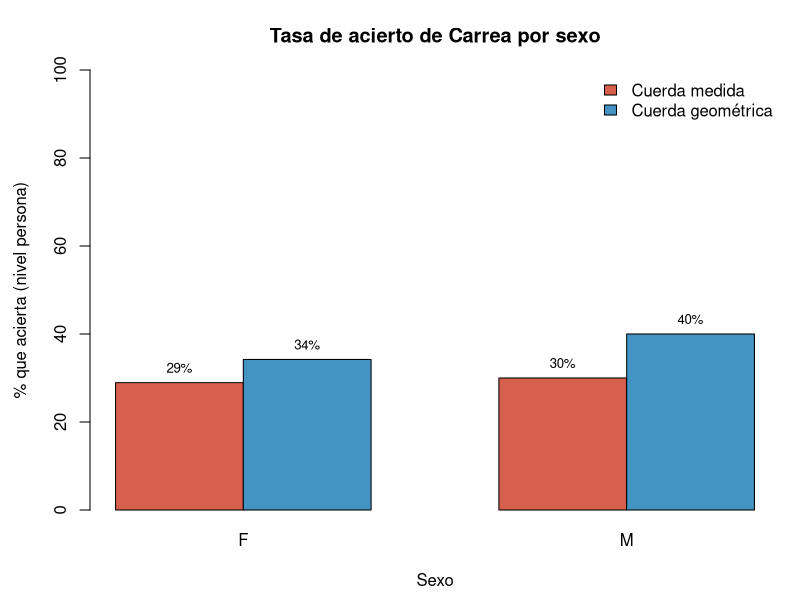
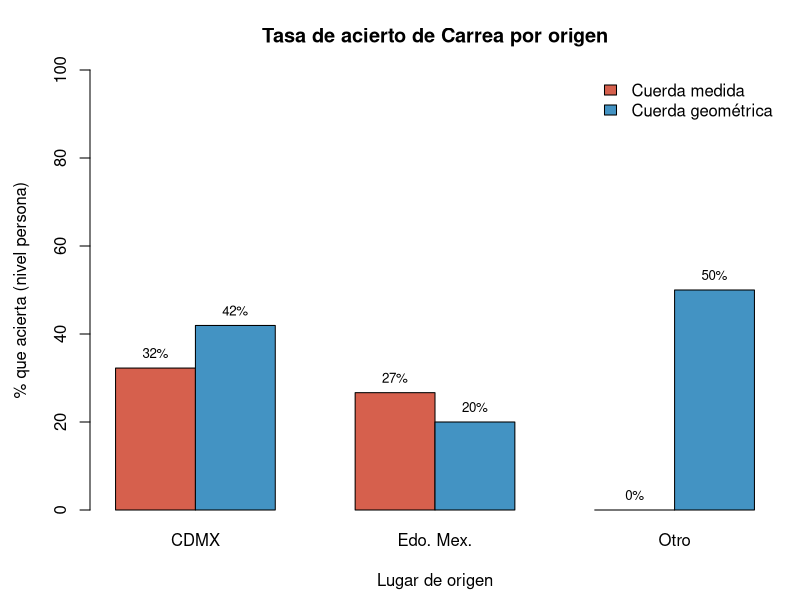
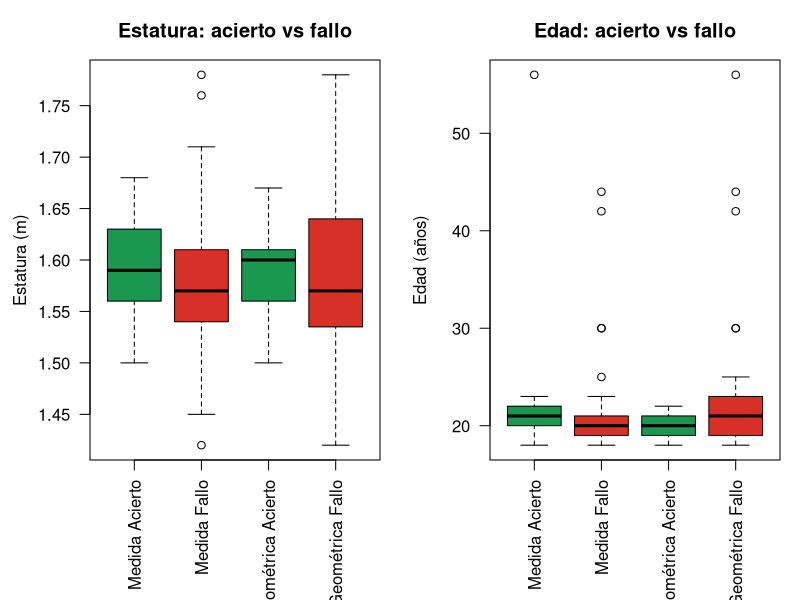

Source code (R) for these figures, in order:
# ================================================================
# Características DEMOGRÁFICAS de aciertos vs fallos del método de Carrea
# ================================================================
# Pregunta: ¿comparten algún rasgo demográfico (sexo, edad, estatura,
# lugar de origen) las personas cuya estimación de Carrea es CORRECTA
# (la estatura real cae dentro de [Tmin, Tmax]) frente a las que no?
#
# Se analizan los DOS modelos: cuerda MEDIDA (acierto_med, modelo original)
# y cuerda GEOMÉTRICA (acierto_geo). Los rangos e indicadores de acierto ya
# vienen materializados en resultados/estimaciones_cuerda_geometrica.csv.
# El análisis se hace por hemiarcada (H3, H4) porque el acierto se define
# por hemiarcada, y a nivel PERSONA (acierto en al menos una hemiarcada).
# ================================================================

library(dplyr)
setwd("C:/Users/ASUS/Documents/Edson/Servicio Social/Repositorio")
est <- read.csv("resultados/estimaciones_cuerda_geometrica.csv",
                stringsAsFactors = FALSE, check.names = FALSE)

dir_fig <- "reporte/figuras"
if (!dir.exists(dir_fig)) dir.create(dir_fig, recursive = TRUE)

# Normalizar el lugar de origen: "CDMX" y "Ciudad de México" son el mismo
# lugar con etiqueta distinta según la fuente.
norm_origen <- function(x) {
  x <- trimws(x)
  dplyr::case_when(
    x %in% c("CDMX", "Ciudad de México") ~ "CDMX",
    x == "Estado de México"              ~ "Edo. Mex.",
    TRUE                                 ~ "Otro"
  )
}

est <- est %>% mutate(origen = norm_origen(Lugar_origen))

# ----------------------------------------------------------------
# Resúmenes y pruebas para un indicador de acierto (columna ok)
# ----------------------------------------------------------------
resumen_demo <- function(d, ok) {
  d %>% mutate(grupo = ifelse(.data[[ok]] == 1, "ACIERTO", "FALLO")) %>%
    group_by(grupo) %>% summarise(
      n            = n(),
      pct_F        = round(mean(Sexo == "F") * 100, 0),
      pct_M        = round(mean(Sexo == "M") * 100, 0),
      edad_media   = round(mean(Edad, na.rm = TRUE), 1),
      edad_sd      = round(sd(Edad,  na.rm = TRUE), 1),
      edad_mediana = median(Edad, na.rm = TRUE),
      estatura_m   = round(mean(Estatura), 3),
      estatura_sd  = round(sd(Estatura), 3),
      pct_CDMX     = round(mean(origen == "CDMX") * 100, 0),
      pct_EdoMex   = round(mean(origen == "Edo. Mex.") * 100, 0),
      pct_Otro     = round(mean(origen == "Otro") * 100, 0),
      .groups = "drop"
    ) %>% as.data.frame()
}

tests_demo <- function(d, ok) {
  d <- d %>% mutate(grupo = ifelse(.data[[ok]] == 1, "ACIERTO", "FALLO"))
  p <- function(expr) tryCatch(suppressWarnings(expr), error = function(e) NA_real_)
  data.frame(
    sexo_fisher_p     = round(p(fisher.test(table(d$grupo, d$Sexo))$p.value), 3),
    origen_fisher_p   = round(p(fisher.test(table(d$grupo, d$origen))$p.value), 3),
    edad_wilcox_p     = round(p(wilcox.test(Edad ~ grupo, data = d)$p.value), 3),
    estatura_wilcox_p = round(p(wilcox.test(Estatura ~ grupo, data = d)$p.value), 3)
  )
}

reporta <- function(d, etq, ok) {
  na <- sum(d[[ok]] == 1); nf <- sum(d[[ok]] == 0)
  cat(sprintf("\n----- %s: %d aciertos vs %d fallos -----\n", etq, na, nf))
  print(resumen_demo(d, ok), row.names = FALSE)
  cat("Pruebas (p-value):\n"); print(tests_demo(d, ok), row.names = FALSE)
}

# ---- nivel PERSONA: acierto si cae en el rango en >=1 hemiarcada ----
persona <- est %>%
  group_by(ID) %>%
  summarise(Sexo = first(Sexo), Edad = first(Edad),
            Estatura = first(Estatura), origen = first(origen),
            acierto_med = as.integer(any(acierto_med == 1)),
            acierto_geo = as.integer(any(acierto_geo == 1)),
            .groups = "drop") %>% as.data.frame()

for (modelo in list(c(ok = "acierto_med", nom = "CUERDA MEDIDA (modelo original)"),
                    c(ok = "acierto_geo", nom = "CUERDA GEOMÉTRICA"))) {
  cat(sprintf("\n================ %s ================\n", modelo["nom"]))
  reporta(est %>% filter(hemiarcada == "H3"), "H3 (31-33)", modelo["ok"])
  reporta(est %>% filter(hemiarcada == "H4"), "H4 (41-43)", modelo["ok"])
  reporta(persona, "PERSONA (>=1 hemiarcada)", modelo["ok"])
}

# ================================================================
# Figuras (nivel persona; comparan cuerda medida vs geométrica)
# ================================================================
COL_MED <- "#D6604D"   # cuerda medida
COL_GEO <- "#4393C3"   # cuerda geométrica

tasa_por <- function(grpvar) {
  rbind(Medida     = tapply(persona$acierto_med, persona[[grpvar]], mean) * 100,
        Geometrica = tapply(persona$acierto_geo, persona[[grpvar]], mean) * 100)
}

# (1) Tasa de acierto por SEXO
# png(file.path(dir_fig, "demo_aciertos_sexo.png"), width = 1000, height = 700, res = 130)
par(mar = c(4.5, 4.5, 3.5, 1))
m <- tasa_por("Sexo")
bp <- barplot(m, beside = TRUE, col = c(COL_MED, COL_GEO), ylim = c(0, 100),
              ylab = "% que acierta (nivel persona)", xlab = "Sexo",
              main = "Tasa de acierto de Carrea por sexo")
text(bp, m, labels = sprintf("%.0f%%", m), pos = 3, cex = 0.8)
legend("topright", c("Cuerda medida", "Cuerda geométrica"),
       fill = c(COL_MED, COL_GEO), bty = "n")
# dev.off()

# (2) Tasa de acierto por ORIGEN
# png(file.path(dir_fig, "demo_aciertos_origen.png"), width = 1000, height = 700, res = 130)
par(mar = c(4.5, 4.5, 3.5, 1))
m <- tasa_por("origen")
bp <- barplot(m, beside = TRUE, col = c(COL_MED, COL_GEO), ylim = c(0, 100),
              ylab = "% que acierta (nivel persona)", xlab = "Lugar de origen",
              main = "Tasa de acierto de Carrea por origen")
text(bp, m, labels = sprintf("%.0f%%", m), pos = 3, cex = 0.8)
legend("topright", c("Cuerda medida", "Cuerda geométrica"),
       fill = c(COL_MED, COL_GEO), bty = "n")
# dev.off()

# (3) Estatura y edad: distribución en aciertos vs fallos (ambos modelos)
long <- function(ok) data.frame(
  estatura = persona$Estatura, edad = persona$Edad,
  grupo = ifelse(persona[[ok]] == 1, "Acierto", "Fallo"))
bx <- rbind(cbind(long("acierto_med"), modelo = "Medida"),
            cbind(long("acierto_geo"), modelo = "Geométrica"))
bx$cat <- factor(paste(bx$modelo, bx$grupo),
                 levels = c("Medida Acierto", "Medida Fallo",
                            "Geométrica Acierto", "Geométrica Fallo"))
cols4 <- c("#1A9850", "#D73027", "#1A9850", "#D73027")

# png(file.path(dir_fig, "demo_aciertos_estatura_edad.png"), width = 1300, height = 650, res = 130)
par(mfrow = c(1, 2), mar = c(7, 4.5, 3, 1))
boxplot(estatura ~ cat, data = bx, col = cols4, las = 2, xlab = "",
        ylab = "Estatura (m)", main = "Estatura: acierto vs fallo")
boxplot(edad ~ cat, data = bx, col = cols4, las = 2, xlab = "",
        ylab = "Edad (años)", main = "Edad: acierto vs fallo")
par(mfrow = c(1, 1))
# dev.off()

cat("\nFiguras guardadas en", dir_fig, "(demo_aciertos_*.png)\n")
